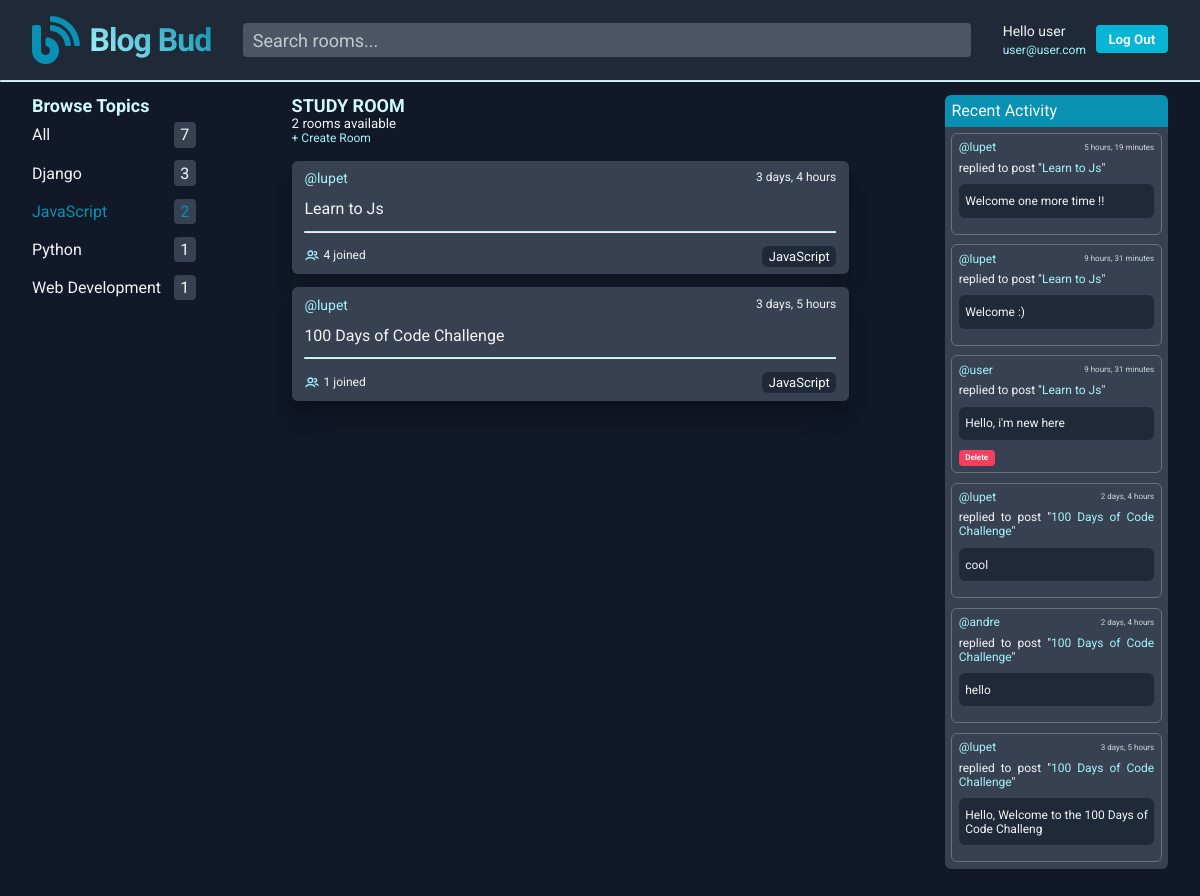
/?q=JavaScript (signed in), run on the app's committed database.
### base/models.py (models this page shows)
class Topic(models.Model):
    name = models.CharField(max_length=225)
    def __str__(self):
        return self.name

class Room(models.Model):
    host = models.ForeignKey(User, on_delete=models.SET_NULL, null=True)
    topic = models.ForeignKey("Topic", on_delete=models.SET_NULL, null=True)
    name = models.CharField(max_length=225)
    description = models.TextField(null=True, blank=True)
    participants = models.ManyToManyField(User, related_name='participants', blank=True)
    updated = models.DateTimeField(auto_now=True)
    created = models.DateTimeField(auto_now_add=True)
    class Meta:
        ordering = ['-updated', '-created']
    def __str__(self):
        return self.name

class Message(models.Model):
    user = models.ForeignKey(User, on_delete=models.CASCADE)
    room = models.ForeignKey(Room, on_delete=models.CASCADE)
    body = models.TextField()
    updated = models.DateTimeField(auto_now=True)
    created = models.DateTimeField(auto_now_add=True)
    class Meta:
        ordering = ['-updated', '-created']
    def __str__(self):
        return self.body[0:50]

### base/views.py (the view)
# urls.py: 2. Add a URL to urlpatterns:  path('', views.home, name='home')
@login_required(login_url='/login')
def home(request):
    query = request.GET.get('q') if request.GET.get('q') != None else ''
    rooms = Room.objects.filter(
        Q(topic__name__icontains=query) |
        Q(name__icontains=query) |
        Q(description__icontains=query)
        )
    room_count = rooms.count()
    room_messages = Message.objects.all().filter(Q(room__topic__name__icontains=query))[:7]
    topics_info = getTopicsInfo()
    rooms_info = getRoomsInfo(query=query)
    context = {
        'rooms_info': rooms_info,
        'topics_info': topics_info,
        'room_count': room_count,
        'room_messages': room_messages
        }
    return render(request, 'base/home.html', context)

### base/common/getRoomsInfo.py (called while the page is built)
def getRoomsInfo(query: str):
    roomsInfo = []
    rooms = Room.objects.filter(
        Q(topic__name__icontains=query) |
        Q(name__icontains=query) |
        Q(description__icontains=query)
        )
    for room in rooms:
        roomObj = {}
        roomObj['room'] = room
        roomObj['participants_count'] = room.participants.all().count()
        roomsInfo.append(roomObj)
    return roomsInfo

### base/common/getTopicsInfo.py (called while the page is built)
def getTopicsInfo():
    topics = Topic.objects.all().order_by('name')
    topics_info = [
        {'name': 'All', 'room_count': Room.objects.all().count()}
    ]
    for topic in topics:
        topic_obj = {}
        topic_obj['name'] = topic
        topic_obj['room_count'] = Room.objects.all().filter(Q(topic__name__icontains=topic)).count()
        topics_info.append(topic_obj)
    return topics_info

### base/templates/base/home.html
{% extends 'main.html' %}
{% block body %}
<main class="base__main_container">
  <aside>
    {% include 'base/topics_component.html' %}
  </aside>
  <section>
    <h2 class="home__header" >STUDY ROOM</h2>
    <span class="home__room_count_span" >{{room_count}} rooms available</span>
    <span class="link_span">
      <a href="{% url 'create-room' %}">+ Create Room</a>
    </span>
    {% include 'base/feed_component.html' %}
  </section>
  <section>
    {% include 'base/activity_component.html' %}
  </section>
</main>
{% endblock body %}

### templates/components/navbar.html
{% load static %}
<header class="navbar__header">
  <nav>
    <a class="navbar__logo" href="/">
      <img class="navbar__logo_img" src="{% static 'images/Logo.svg' %}" alt="Logo">
      <span class="navbar__logo_span">Blog Bud</span>
    </a>
  </nav>
  <form class="navbar__search_form" method="GET" action="{% url 'home' %}">
    <div class="input_container">
      <input class="navbar__search_input" type="text" name="q" id="q" placeholder="Search rooms..." >
    </div>
  </form>
  <div class="navbar__user_info">
    {% if request.user.is_authenticated %}
    <div class="navbar__user_description">
      <p>Hello {{request.user}}</p>
      <span class="link_span">
        <a href="{% url 'user-profile' request.user.id %}">{{request.user.email}}</a>
      </span>
    </div>
    <div class="navbar__sign_status_wrapper">
      <button class="primary_button">
        <a href="{% url 'logout' %}">Log Out</a>
      </button>
    </div>
    {% else %}
    <div class="navbar__sign_status_wrapper">
      <button class="primary_button">
        <a href="{% url 'login' %}">Log In</a>
      </button>
    </div>
    {% endif %}
  </div>
</header>
<hr>

### base/templates/base/topics_component.html
<h2 class="header_h2">Browse Topics</h2>
<div class="topic_component__container" id="topics_container">
  {% for topic_info in topics_info %}
  <div class="topic_component__wrapper">
    {% if topic_info.name == "All" %}
    <a href="{% url 'home' %}">{{topic_info.name}}</a>
    <span class="topic_component__count_wrapper">{{topic_info.room_count}}</span>
    {% else %}
    <a href="{% url 'home' %}?q={{topic_info.name}}">{{topic_info.name}}</a>
    <span class="topic_component__count_wrapper">{{topic_info.room_count}}</span>
    {% endif %}
  </div>
  {% endfor %}
</div>

### base/templates/base/feed_component.html (shortened to what this page needs)
{% load static %}
<div class="feed_component__container shadow_xl">
  {% for room_info in rooms_info %}
    <div class="feed_component__wrapper shadow_xl">
      <div class="feed_component__room_info">
        <div class="feed_component__user_and_created">
          <a class="feed_component__user" href="{% url 'user-profile' room_info.room.host.id %}">@{{room_info.room.host.username}}</a>
          <span class="feed_component__room_creation" >{{room_info.room.created|timesince}}</span>
        </div>
        <a href="{% url 'room' room_info.room.id %}">{{room_info.room.name}}</a>
      </div>
      <div class="feed_component__users_tag">
        <hr>
        <div class="feed_component__footer_container">
          <div class="feed_component__footer_participants">
            <img class="feed_component__users_svg" src="{% static 'images/users.svg' %}" alt="users-svg">
            <span>{{room_info.participants_count}} joined</span>
          </div>
          <div class="feed_component__footer_tags">
            <span class="feed_component__topic">{{room_info.room.topic.name}}</span>
          </div>
        </div>
      </div>
    </div>
  {% endfor %}
</div>

### base/templates/base/activity_component.html
<div class="activity_component__container">
  <div class="activity_component__header_wrapper">
    <h3>Recent Activity</h3>
  </div>
  <div class="activity_component__content_wrapper">
    {% for room_message in room_messages %}
      <div class="activity_component__message_container">
        <div class="activity_component__activity_info_wrapper">
          <a href="{% url 'user-profile' room_message.user.id %}">
            @{{room_message.user}}
          </a>
          <span>{{room_message.created|timesince}}</span>
        </div>
        <span class="activity_component__replied_to" >replied to post "<span>{{room_message.room}}</span>"
        </span>
        <p class="activity_component__message">{{room_message}}</p>
        {% if request.user == room_message.user %}
          <button class="warning_button activity_component__warning_button"><a href="{% url 'delete-message' room_message.id %}">Delete</a></button>
        {% endif %}
      </div>
    {% endfor %}
  </div>
</div>

### data on the page
Topic: name "Django", room_count "3"
Topic: name "JavaScript", room_count "2"
Topic: name "Python", room_count "1"
Topic: name "Web Development", room_count "1"
Room: room.host.username "lupet", room.created "3 days, 4 hours", room.name "Learn to Js", participants_count "4", room.topic.name "JavaScript"
Room: room.host.username "lupet", room.created "3 days, 5 hours", room.name "100 Days of Code Challenge", participants_count "1", room.topic.name "JavaScript"
Message: user "lupet", created "5 hours, 19 minutes", room "Learn to Js", body "Welcome one more time !!"
Message: user "lupet", created "9 hours, 31 minutes", room "Learn to Js", body "Welcome :)"
Message: user "user", created "9 hours, 31 minutes", room "Learn to Js", body "Hello, i'm new here", shows "Delete"
Message: user "lupet", created "2 days, 4 hours", room "100 Days of Code Challenge", body "cool"
Message: user "andre", created "2 days, 4 hours", room "100 Days of Code Challenge", body "hello"
Message: user "lupet", created "3 days, 5 hours", room "100 Days of Code Challenge", body "Hello, Welcome to the 100 Days of Code Challeng"

### other printed values
{{ request.user }} "user"
{{ request.user.email }} "user@user.com"
{{ topic_info.name }} "All"
{{ topic_info.room_count }} "7"
{{ room_count }} "2"
